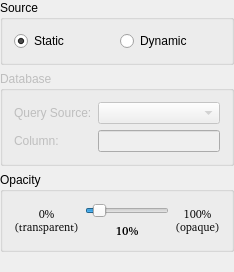
         <widget class="QWidget" name="tab21" >
          <attribute name="title" >
           <string>General</string>
          </attribute>
          <layout class="QVBoxLayout" >
           <property name="spacing" >
            <number>6</number>
           </property>
           <property name="leftMargin" >
            <number>0</number>
           </property>
           <property name="topMargin" >
            <number>0</number>
           </property>
           <property name="rightMargin" >
            <number>0</number>
           </property>
           <property name="bottomMargin" >
            <number>0</number>
           </property>
           <item>
            <widget class="QGroupBox" name="_gbBgSource" >
             <property name="title" >
              <string>Source</string>
             </property>
             <layout class="QHBoxLayout" >
              <property name="spacing" >
               <number>6</number>
              </property>
              <property name="leftMargin" >
               <number>11</number>
              </property>
              <property name="topMargin" >
               <number>11</number>
              </property>
              <property name="rightMargin" >
               <number>11</number>
              </property>
              <property name="bottomMargin" >
               <number>11</number>
              </property>
              <item>
               <widget class="QRadioButton" name="_rbBgStatic" >
                <property name="text" >
                 <string>Static</string>
                </property>
                <property name="checked" >
                 <bool>true</bool>
                </property>
               </widget>
              </item>
              <item>
               <widget class="QRadioButton" name="_rbBgDynamic" >
                <property name="text" >
                 <string>Dynamic</string>
                </property>
               </widget>
              </item>
             </layout>
            </widget>
           </item>
           <item>
            <widget class="QGroupBox" name="_gbBgDynamic" >
             <property name="enabled" >
              <bool>false</bool>
             </property>
             <property name="title" >
              <string>Database</string>
             </property>
             <layout class="QGridLayout" >
              <property name="leftMargin" >
               <number>11</number>
              </property>
              <property name="topMargin" >
               <number>11</number>
              </property>
              <property name="rightMargin" >
               <number>11</number>
              </property>
              <property name="bottomMargin" >
               <number>11</number>
              </property>
              <property name="horizontalSpacing" >
               <number>6</number>
              </property>
              <property name="verticalSpacing" >
               <number>6</number>
              </property>
              <item row="1" column="1" >
               <widget class="QLineEdit" name="_leBgColumn" />
              </item>
              <item row="1" column="0" >
               <widget class="QLabel" name="_lblBgColumn" >
                <property name="sizePolicy" >
                 <sizepolicy vsizetype="Minimum" hsizetype="Preferred" >
                  <horstretch>0</horstretch>
                  <verstretch>0</verstretch>
                 </sizepolicy>
                </property>
                <property name="text" >
                 <string>Column:</string>
                </property>
               </widget>
              </item>
              <item row="0" column="0" >
               <widget class="QLabel" name="_lblBgQuery" >
                <property name="text" >
                 <string>Query Source:</string>
                </property>
               </widget>
              </item>
              <item row="0" column="1" >
               <widget class="QueryComboBox" name="_cbBgQuery" />
              </item>
             </layout>
            </widget>
           </item>
           <item>
            <widget class="QGroupBox" name="_gbBgOpacity" >
             <property name="title" >
              <string>Opacity</string>
             </property>
             <layout class="QHBoxLayout" >
              <property name="spacing" >
               <number>6</number>
              </property>
              <property name="leftMargin" >
               <number>11</number>
              </property>
              <property name="topMargin" >
               <number>11</number>
              </property>
              <property name="rightMargin" >
               <number>11</number>
              </property>
              <property name="bottomMargin" >
               <number>11</number>
              </property>
              <item>
               <widget class="QLabel" name="_lblBgOpacityNone" >
                <property name="font" >
                 <font>
                  <family>Helvetica [Cronyx]</family>
                  <pointsize>8</pointsize>
                  <weight>50</weight>
                  <italic>false</italic>
                  <bold>false</bold>
                  <underline>false</underline>
                  <strikeout>false</strikeout>
                 </font>
                </property>
                <property name="text" >
                 <string>0%
(transparent)</string>
                </property>
                <property name="alignment" >
                 <set>Qt::AlignCenter</set>
                </property>
               </widget>
              </item>
              <item>
               <layout class="QVBoxLayout" >
                <property name="spacing" >
                 <number>6</number>
                </property>
                <property name="leftMargin" >
                 <number>0</number>
                </property>
                <property name="topMargin" >
                 <number>0</number>
                </property>
                <property name="rightMargin" >
                 <number>0</number>
                </property>
                <property name="bottomMargin" >
                 <number>0</number>
                </property>
                <item>
                 <widget class="QSlider" name="_slBgOpacity" >
                  <property name="maximum" >
                   <number>255</number>
                  </property>
                  <property name="value" >
                   <number>25</number>
                  </property>
                  <property name="orientation" >
                   <enum>Qt::Horizontal</enum>
                  </property>
                  <property name="tickInterval" >
                   <number>25</number>
                  </property>
                 </widget>
                </item>
                <item>
                 <widget class="QLabel" name="_lblBgOpacity" >
                  <property name="font" >
                   <font>
                    <family>Helvetica [Cronyx]</family>
                    <pointsize>8</pointsize>
                    <weight>75</weight>
                    <italic>false</italic>
                    <bold>true</bold>
                    <underline>false</underline>
                    <strikeout>false</strikeout>
                   </font>
                  </property>
                  <property name="text" >
                   <string>10%</string>
                  </property>
                  <property name="alignment" >
                   <set>Qt::AlignCenter</set>
                  </property>
                 </widget>
                </item>
               </layout>
              </item>
              <item>
               <widget class="QLabel" name="_lblBgOpacityFull" >
                <property name="font" >
                 <font>
                  <family>Helvetica [Cronyx]</family>
                  <pointsize>8</pointsize>
                  <weight>50</weight>
                  <italic>false</italic>
                  <bold>false</bold>
                  <underline>false</underline>
                  <strikeout>false</strikeout>
                 </font>
                </property>
                <property name="text" >
                 <string>100%
(opaque)</string>
                </property>
                <property name="alignment" >
                 <set>Qt::AlignCenter</set>
                </property>
               </widget>
              </item>
             </layout>
            </widget>
           </item>
           <item>
            <spacer>
             <property name="orientation" >
              <enum>Qt::Vertical</enum>
             </property>
             <property name="sizeType" >
              <enum>QSizePolicy::Expanding</enum>
             </property>
             <property name="sizeHint" >
              <size>
               <width>20</width>
               <height>20</height>
              </size>
             </property>
            </spacer>
           </item>
          </layout>
         </widget>
